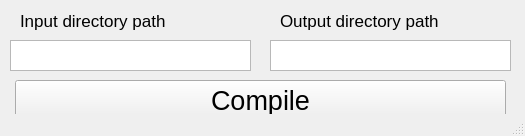
<?xml version="1.0" encoding="UTF-8"?>
<ui version="4.0">
 <class>Input</class>
 <widget class="QMainWindow" name="Input">
  <property name="geometry">
   <rect>
    <x>0</x>
    <y>0</y>
    <width>525</width>
    <height>136</height>
   </rect>
  </property>
  <property name="windowTitle">
   <string>Input</string>
  </property>
  <widget class="QWidget" name="centralwidget">
   <widget class="QTextEdit" name="textEdit">
    <property name="geometry">
     <rect>
      <x>10</x>
      <y>40</y>
      <width>241</width>
      <height>31</height>
     </rect>
    </property>
    <property name="font">
     <font>
      <pointsize>10</pointsize>
     </font>
    </property>
   </widget>
   <widget class="QLabel" name="label">
    <property name="geometry">
     <rect>
      <x>20</x>
      <y>10</y>
      <width>231</width>
      <height>21</height>
     </rect>
    </property>
    <property name="font">
     <font>
      <pointsize>13</pointsize>
     </font>
    </property>
    <property name="text">
     <string>Input directory path</string>
    </property>
   </widget>
   <widget class="QTextEdit" name="textEdit_2">
    <property name="geometry">
     <rect>
      <x>270</x>
      <y>40</y>
      <width>241</width>
      <height>31</height>
     </rect>
    </property>
    <property name="font">
     <font>
      <pointsize>10</pointsize>
     </font>
    </property>
   </widget>
   <widget class="QLabel" name="label_2">
    <property name="geometry">
     <rect>
      <x>280</x>
      <y>10</y>
      <width>231</width>
      <height>21</height>
     </rect>
    </property>
    <property name="font">
     <font>
      <pointsize>13</pointsize>
     </font>
    </property>
    <property name="text">
     <string>Output directory path</string>
    </property>
   </widget>
   <widget class="QPushButton" name="pushButton">
    <property name="geometry">
     <rect>
      <x>15</x>
      <y>80</y>
      <width>491</width>
      <height>41</height>
     </rect>
    </property>
    <property name="font">
     <font>
      <pointsize>20</pointsize>
     </font>
    </property>
    <property name="text">
     <string>Compile</string>
    </property>
   </widget>
  </widget>
  <widget class="QStatusBar" name="statusbar"/>
 </widget>
 <resources/>
 <connections/>
</ui>
